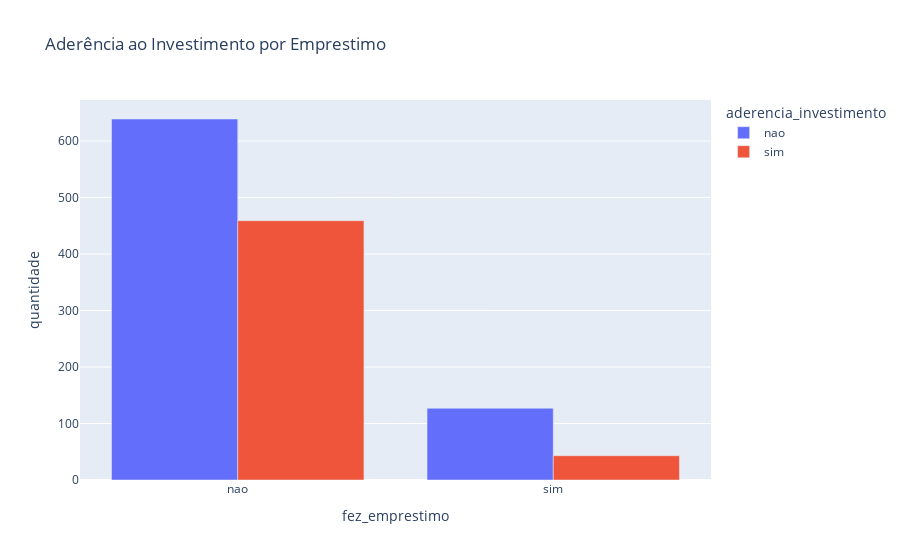

The notebook cell saved with this chart:
### Code cell
qtd_emprestimo = (
    df.groupby(['fez_emprestimo'])['aderencia_investimento']
    .value_counts()
    .to_frame(name='quantidade')
    .reset_index()    
)

fig = px.bar(
    qtd_emprestimo,
    x='fez_emprestimo',
    y='quantidade',
    color='aderencia_investimento',
    barmode='group',
    title='Aderência ao Investimento por Emprestimo'

)

fig.show()

### Figure 1 — Plotly figure (JSON) as saved in the notebook; plotly's stock layout.template omitted (floating-point values rounded to 4 significant figures)
{"data": [{"alignmentgroup": "True", "hovertemplate": "aderencia_investimento=nao<br>fez_emprestimo=%{x}<br>quantidade=%{y}<extra></extra>", "legendgroup": "nao", "marker": {"color": "#636efa", "pattern": {"shape": ""}}, "name": "nao", "offsetgroup": "nao", "orientation": "v", "showlegend": true, "textposition": "auto", "type": "bar", "x": ["nao", "sim"], "xaxis": "x", "y": [639, 127], "yaxis": "y"}, {"alignmentgroup": "True", "hovertemplate": "aderencia_investimento=sim<br>fez_emprestimo=%{x}<br>quantidade=%{y}<extra></extra>", "legendgroup": "sim", "marker": {"color": "#EF553B", "pattern": {"shape": ""}}, "name": "sim", "offsetgroup": "sim", "orientation": "v", "showlegend": true, "textposition": "auto", "type": "bar", "x": ["nao", "sim"], "xaxis": "x", "y": [459, 43], "yaxis": "y"}], "layout": {"barmode": "group", "legend": {"title": {"text": "aderencia_investimento"}, "tracegroupgap": 0}, "title": {"text": "Aderência ao Investimento por Emprestimo"}, "xaxis": {"anchor": "y", "domain": [0, 1], "title": {"text": "fez_emprestimo"}}, "yaxis": {"anchor": "x", "domain": [0, 1], "title": {"text": "quantidade"}}}}
